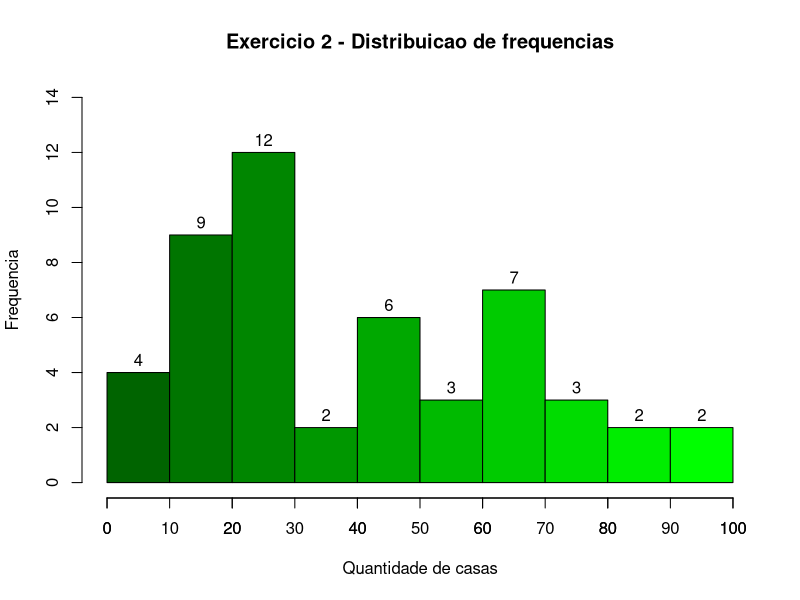
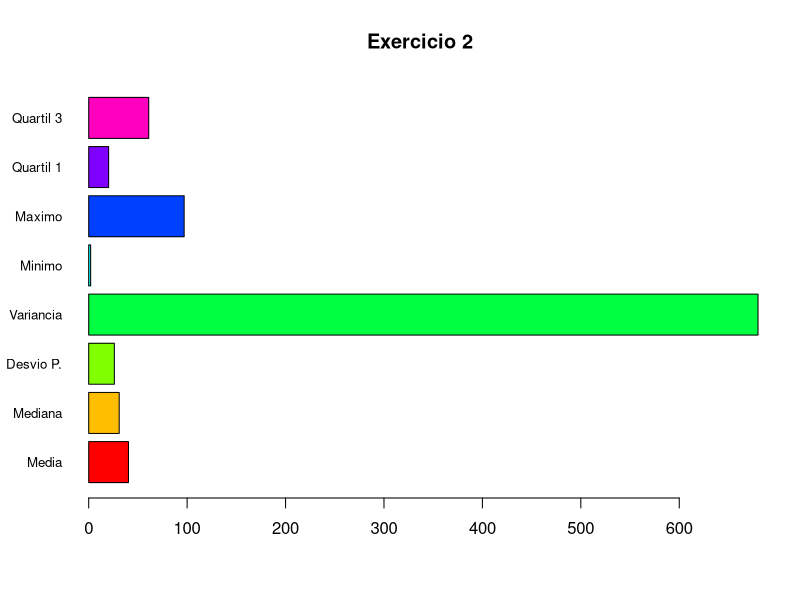

Write R code to recreate these figures, in order.
library(readxl)
exercicio2 <- read_excel("dados/exercicio2.xls")
#View(exercicio2)

tabela2 <- table(exercicio2)

distribuicao2 <- prop.table(tabela2) * 100

jpeg('graficos/exercicio2_freq_plot.jpeg')

colfunc <- colorRampPalette(c("dark green", "green"))

hist(exercicio2$Casas, 
     ylab='Frequencia',
     xlab='Quantidade de casas',
     main='Exercicio 2 - Distribuicao de frequencias',
     labels=TRUE,
     breaks=10,
     ylim=c(0,14),
     col=colfunc(10))
axis(side=1, at=seq(0,100, 10), labels=seq(0,100,10))

dev.off()


grafico2 <- mean(exercicio2$Casas)

grafico2 <- c(grafico2, median(exercicio2$Casas))

grafico2 <- c(grafico2, sd(exercicio2$Casas))

grafico2 <- c(grafico2, var(exercicio2$Casas))

grafico2 <- c(grafico2, min(exercicio2$Casas))

grafico2 <- c(grafico2, max(exercicio2$Casas))

grafico2 <- c(grafico2, quantile(exercicio2$Casas, c(0.25)))

grafico2 <- c(grafico2, quantile(exercicio2$Casas, c(0.75)))

jpeg('graficos/exercicio2_plot.jpeg')

barplot(grafico2, 
        main='Exercicio 2',
        col=rainbow(8),
        horiz=TRUE,
        cex.names=.8,
        las=1,
        names.arg = c('Media', 'Mediana', 'Desvio P.', 'Variancia', 'Minimo', 'Maximo', 'Quartil 1', 'Quartil 3'))

dev.off()

